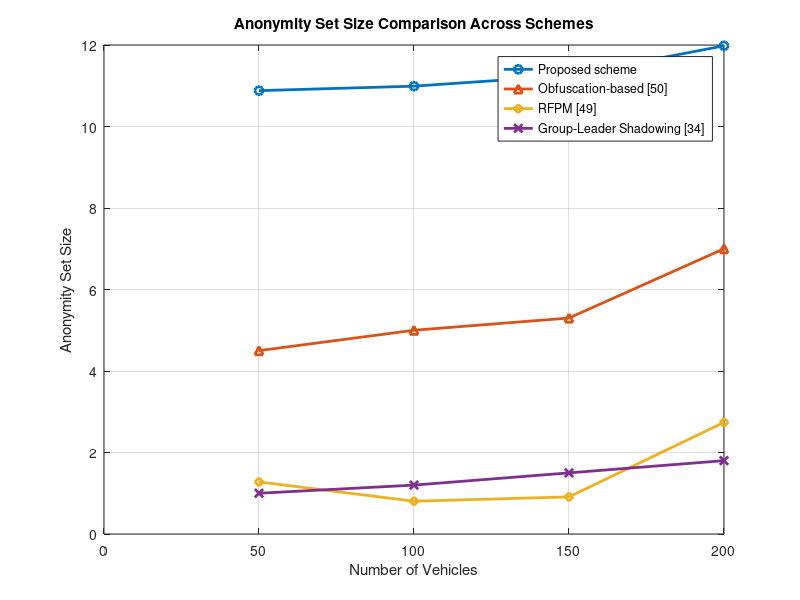

The MATLAB source for this figure:
% Vehicle IDs
x = [50, 100, 150, 200];

% Anonymity Set Sizes for each scheme
proposed = [10.88, 10.99, 11.25, 11.98];
%   safety_aware = [1.4, 1.9, 2.5, 3.0];
obfuscation = [4.5, 5.0, 5.3, 7.0];
rfpm = [1.2781, 0.8047, 0.9107, 2.7396];
group_leader = [1.0, 1.2, 1.5, 1.8];

% Plot each scheme
plot(x, proposed, '-o', 'LineWidth', 2); hold on;
%plot(x, safety_aware, '-s', 'LineWidth', 2);
plot(x, obfuscation, '-^', 'LineWidth', 2);
plot(x, rfpm, '-d', 'LineWidth', 2);
plot(x, group_leader, '-x', 'LineWidth', 2);

% Add labels and title
xlabel('Number of Vehicles');
ylabel('Anonymity Set Size');
title('Anonymity Set Size Comparison Across Schemes');

% Add legend
legend({'Proposed scheme', 'Obfuscation-based [50]', 'RFPM [49]', 'Group-Leader Shadowing [34]'}, ...
       'Location', 'northeast');

% Optional: Grid and axis limits
grid on;
ylim([0 12]);